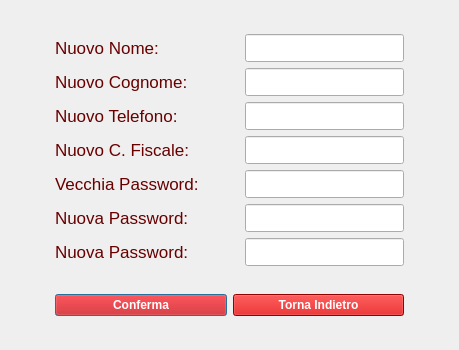
<?xml version="1.0" encoding="UTF-8"?>
<ui version="4.0">
 <class>Dialog</class>
 <widget class="QDialog" name="Dialog">
  <property name="geometry">
   <rect>
    <x>0</x>
    <y>0</y>
    <width>459</width>
    <height>350</height>
   </rect>
  </property>
  <property name="minimumSize">
   <size>
    <width>390</width>
    <height>350</height>
   </size>
  </property>
  <property name="maximumSize">
   <size>
    <width>460</width>
    <height>350</height>
   </size>
  </property>
  <property name="windowTitle">
   <string>Modifica Profilo</string>
  </property>
  <property name="windowIcon">
   <iconset>
    <normaloff>../../../../Elegant logo.png</normaloff>../../../../Elegant logo.png</iconset>
  </property>
  <layout class="QGridLayout" name="gridLayout">
   <item row="2" column="1">
    <spacer name="verticalSpacer_3">
     <property name="orientation">
      <enum>Qt::Vertical</enum>
     </property>
     <property name="sizeHint" stdset="0">
      <size>
       <width>20</width>
       <height>40</height>
      </size>
     </property>
    </spacer>
   </item>
   <item row="1" column="2">
    <spacer name="horizontalSpacer_3">
     <property name="orientation">
      <enum>Qt::Horizontal</enum>
     </property>
     <property name="sizeHint" stdset="0">
      <size>
       <width>40</width>
       <height>20</height>
      </size>
     </property>
    </spacer>
   </item>
   <item row="0" column="1">
    <spacer name="verticalSpacer_2">
     <property name="orientation">
      <enum>Qt::Vertical</enum>
     </property>
     <property name="sizeHint" stdset="0">
      <size>
       <width>20</width>
       <height>40</height>
      </size>
     </property>
    </spacer>
   </item>
   <item row="1" column="0">
    <spacer name="horizontalSpacer_4">
     <property name="orientation">
      <enum>Qt::Horizontal</enum>
     </property>
     <property name="sizeHint" stdset="0">
      <size>
       <width>40</width>
       <height>20</height>
      </size>
     </property>
    </spacer>
   </item>
   <item row="1" column="1">
    <layout class="QVBoxLayout" name="verticalLayout">
     <item>
      <layout class="QHBoxLayout" name="horizontalLayout">
       <item>
        <layout class="QVBoxLayout" name="label_layout">
         <item>
          <widget class="QLabel" name="new_name">
           <property name="font">
            <font>
             <pointsize>13</pointsize>
            </font>
           </property>
           <property name="styleSheet">
            <string notr="true">color:rgb(104,0,0);</string>
           </property>
           <property name="text">
            <string>Nuovo Nome:</string>
           </property>
          </widget>
         </item>
         <item>
          <widget class="QLabel" name="new_surname">
           <property name="font">
            <font>
             <pointsize>13</pointsize>
            </font>
           </property>
           <property name="styleSheet">
            <string notr="true">color:rgb(104,0,0);</string>
           </property>
           <property name="text">
            <string>Nuovo Cognome:</string>
           </property>
          </widget>
         </item>
         <item>
          <widget class="QLabel" name="new_phone">
           <property name="font">
            <font>
             <pointsize>13</pointsize>
            </font>
           </property>
           <property name="styleSheet">
            <string notr="true">color:rgb(104,0,0);</string>
           </property>
           <property name="text">
            <string>Nuovo Telefono:</string>
           </property>
          </widget>
         </item>
         <item>
          <widget class="QLabel" name="new_cf">
           <property name="font">
            <font>
             <pointsize>13</pointsize>
            </font>
           </property>
           <property name="styleSheet">
            <string notr="true">color:rgb(104,0,0);</string>
           </property>
           <property name="text">
            <string>Nuovo C. Fiscale:</string>
           </property>
          </widget>
         </item>
         <item>
          <widget class="QLabel" name="old_password">
           <property name="font">
            <font>
             <pointsize>13</pointsize>
            </font>
           </property>
           <property name="styleSheet">
            <string notr="true">color:rgb(104,0,0);</string>
           </property>
           <property name="text">
            <string>Vecchia Password:</string>
           </property>
          </widget>
         </item>
         <item>
          <widget class="QLabel" name="new_password">
           <property name="font">
            <font>
             <pointsize>13</pointsize>
            </font>
           </property>
           <property name="styleSheet">
            <string notr="true">color:rgb(104,0,0);</string>
           </property>
           <property name="text">
            <string>Nuova Password:</string>
           </property>
          </widget>
         </item>
         <item>
          <widget class="QLabel" name="new_password_check">
           <property name="font">
            <font>
             <pointsize>13</pointsize>
            </font>
           </property>
           <property name="styleSheet">
            <string notr="true">color:rgb(104,0,0);</string>
           </property>
           <property name="text">
            <string>Nuova Password:</string>
           </property>
          </widget>
         </item>
        </layout>
       </item>
       <item>
        <spacer name="horizontalSpacer_2">
         <property name="orientation">
          <enum>Qt::Horizontal</enum>
         </property>
         <property name="sizeType">
          <enum>QSizePolicy::Fixed</enum>
         </property>
         <property name="sizeHint" stdset="0">
          <size>
           <width>40</width>
           <height>20</height>
          </size>
         </property>
        </spacer>
       </item>
       <item>
        <layout class="QVBoxLayout" name="input_layout">
         <item>
          <widget class="QLineEdit" name="new_name_input">
           <property name="sizePolicy">
            <sizepolicy hsizetype="Fixed" vsizetype="Fixed">
             <horstretch>0</horstretch>
             <verstretch>0</verstretch>
            </sizepolicy>
           </property>
           <property name="font">
            <font>
             <pointsize>13</pointsize>
            </font>
           </property>
           <property name="styleSheet">
            <string notr="true">color:rgb(104,0,0);</string>
           </property>
          </widget>
         </item>
         <item>
          <widget class="QLineEdit" name="new_surname_input">
           <property name="sizePolicy">
            <sizepolicy hsizetype="Fixed" vsizetype="Fixed">
             <horstretch>0</horstretch>
             <verstretch>0</verstretch>
            </sizepolicy>
           </property>
           <property name="font">
            <font>
             <pointsize>13</pointsize>
            </font>
           </property>
           <property name="styleSheet">
            <string notr="true">color:rgb(104,0,0);</string>
           </property>
          </widget>
         </item>
         <item>
          <widget class="QLineEdit" name="new_phone_input">
           <property name="sizePolicy">
            <sizepolicy hsizetype="Fixed" vsizetype="Fixed">
             <horstretch>0</horstretch>
             <verstretch>0</verstretch>
            </sizepolicy>
           </property>
           <property name="font">
            <font>
             <pointsize>13</pointsize>
            </font>
           </property>
           <property name="styleSheet">
            <string notr="true">color:rgb(104,0,0);</string>
           </property>
          </widget>
         </item>
         <item>
          <widget class="QLineEdit" name="new_cf_input">
           <property name="sizePolicy">
            <sizepolicy hsizetype="Fixed" vsizetype="Fixed">
             <horstretch>0</horstretch>
             <verstretch>0</verstretch>
            </sizepolicy>
           </property>
           <property name="font">
            <font>
             <pointsize>13</pointsize>
            </font>
           </property>
           <property name="styleSheet">
            <string notr="true">color:rgb(104,0,0);</string>
           </property>
          </widget>
         </item>
         <item>
          <widget class="QLineEdit" name="old_pw_input">
           <property name="sizePolicy">
            <sizepolicy hsizetype="Fixed" vsizetype="Fixed">
             <horstretch>0</horstretch>
             <verstretch>0</verstretch>
            </sizepolicy>
           </property>
           <property name="font">
            <font>
             <pointsize>13</pointsize>
            </font>
           </property>
           <property name="styleSheet">
            <string notr="true">color:rgb(104,0,0);</string>
           </property>
          </widget>
         </item>
         <item>
          <widget class="QLineEdit" name="new_pw_input">
           <property name="sizePolicy">
            <sizepolicy hsizetype="Fixed" vsizetype="Fixed">
             <horstretch>0</horstretch>
             <verstretch>0</verstretch>
            </sizepolicy>
           </property>
           <property name="font">
            <font>
             <pointsize>13</pointsize>
            </font>
           </property>
           <property name="styleSheet">
            <string notr="true">color:rgb(104,0,0);</string>
           </property>
          </widget>
         </item>
         <item>
          <widget class="QLineEdit" name="new_pw_input_check">
           <property name="sizePolicy">
            <sizepolicy hsizetype="Fixed" vsizetype="Fixed">
             <horstretch>0</horstretch>
             <verstretch>0</verstretch>
            </sizepolicy>
           </property>
           <property name="font">
            <font>
             <pointsize>13</pointsize>
            </font>
           </property>
           <property name="styleSheet">
            <string notr="true">color:rgb(104,0,0);</string>
           </property>
          </widget>
         </item>
        </layout>
       </item>
      </layout>
     </item>
     <item>
      <spacer name="verticalSpacer">
       <property name="orientation">
        <enum>Qt::Vertical</enum>
       </property>
       <property name="sizeHint" stdset="0">
        <size>
         <width>20</width>
         <height>40</height>
        </size>
       </property>
      </spacer>
     </item>
     <item>
      <layout class="QHBoxLayout" name="horizontalLayout_2">
       <item>
        <widget class="QPushButton" name="confirm_button">
         <property name="font">
          <font>
           <weight>75</weight>
           <bold>true</bold>
          </font>
         </property>
         <property name="styleSheet">
          <string notr="true">font-size:20; color:white;background-color:rgb(204,0,0)
</string>
         </property>
         <property name="text">
          <string>Conferma</string>
         </property>
        </widget>
       </item>
       <item>
        <widget class="QPushButton" name="back_button">
         <property name="font">
          <font>
           <weight>75</weight>
           <bold>true</bold>
          </font>
         </property>
         <property name="styleSheet">
          <string notr="true">font-size:20; color:white;background-color:rgb(204,0,0);
</string>
         </property>
         <property name="text">
          <string>Torna Indietro</string>
         </property>
        </widget>
       </item>
      </layout>
     </item>
    </layout>
   </item>
  </layout>
 </widget>
 <resources/>
 <connections/>
</ui>
